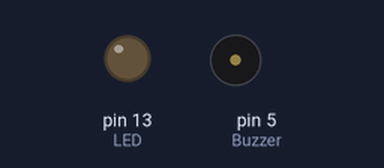
Simulated run of this sketch. Board: Arduino Uno, built with avr-gcc and run on an emulated ATmega328P. Shown: output pins drawn as LEDs (lit = HIGH), buzzer (waves = sounding).

Above: at 1.61 s.
At 5.2 s:
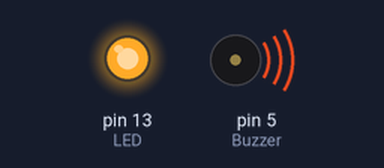
At 13.61 s:
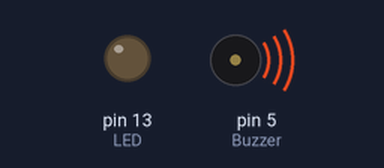
Timing chart, 0 to 14.0 s (numbered marks = the images above):
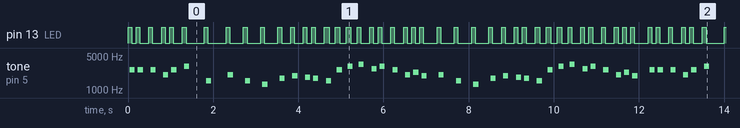

The sketch:

Mario.ino
```cpp
/*
 * Name: Tom Meehan
 * Date: 01/08/2021
 * Purpose: Play the Mario Tune on a Buzzer
 */

// Defines the frequency of every note
#define NOTE_B0  31
#define NOTE_C1  33
#define NOTE_CS1 35
#define NOTE_D1  37
#define NOTE_DS1 39
#define NOTE_E1  41
#define NOTE_F1  44
#define NOTE_FS1 46
#define NOTE_G1  49
#define NOTE_GS1 52
#define NOTE_A1  55
#define NOTE_AS1 58
#define NOTE_B1  62
#define NOTE_C2  65
#define NOTE_CS2 69
#define NOTE_D2  73
#define NOTE_DS2 78
#define NOTE_E2  82
#define NOTE_F2  87
#define NOTE_FS2 93
#define NOTE_G2  98
#define NOTE_GS2 104
#define NOTE_A2  110
#define NOTE_AS2 117
#define NOTE_B2  123
#define NOTE_C3  131
#define NOTE_CS3 139
#define NOTE_D3  147
#define NOTE_DS3 156
#define NOTE_E3  165
#define NOTE_F3  175
#define NOTE_FS3 185
#define NOTE_G3  196
#define NOTE_GS3 208
#define NOTE_A3  220
#define NOTE_AS3 233
#define NOTE_B3  247
#define NOTE_C4  262
#define NOTE_CS4 277
#define NOTE_D4  294
#define NOTE_DS4 311
#define NOTE_E4  330
#define NOTE_F4  349
#define NOTE_FS4 370
#define NOTE_G4  392
#define NOTE_GS4 415
#define NOTE_A4  440
#define NOTE_AS4 466
#define NOTE_B4  494
#define NOTE_C5  523
#define NOTE_CS5 554
#define NOTE_D5  587
#define NOTE_DS5 622
#define NOTE_E5  659
#define NOTE_F5  698
#define NOTE_FS5 740
#define NOTE_G5  784
#define NOTE_GS5 831
#define NOTE_A5  880
#define NOTE_AS5 932
#define NOTE_B5  988
#define NOTE_C6  1047
#define NOTE_CS6 1109
#define NOTE_D6  1175
#define NOTE_DS6 1245
#define NOTE_E6  1319
#define NOTE_F6  1397
#define NOTE_FS6 1480
#define NOTE_G6  1568
#define NOTE_GS6 1661
#define NOTE_A6  1760
#define NOTE_AS6 1865
#define NOTE_B6  1976
#define NOTE_C7  2093
#define NOTE_CS7 2217
#define NOTE_D7  2349
#define NOTE_DS7 2489
#define NOTE_E7  2637
#define NOTE_F7  2794
#define NOTE_FS7 2960
#define NOTE_G7  3136
#define NOTE_GS7 3322
#define NOTE_A7  3520
#define NOTE_AS7 3729
#define NOTE_B7  3951
#define NOTE_C8  4186
#define NOTE_CS8 4435
#define NOTE_D8  4699
#define NOTE_DS8 4978

#define Buzzer 5 // defines the buzzer as pin 5
#define LED 13 // defines the LED as pin 13

//Mario main theme melody
// This contains the notes of the song
int melody[] = {
  NOTE_E7, NOTE_E7, 0, NOTE_E7,
  0, NOTE_C7, NOTE_E7, 0,
  NOTE_G7, 0, 0,  0,
  NOTE_G6, 0, 0, 0,

  NOTE_C7, 0, 0, NOTE_G6,
  0, 0, NOTE_E6, 0,
  0, NOTE_A6, 0, NOTE_B6,
  0, NOTE_AS6, NOTE_A6, 0,

  NOTE_G6, NOTE_E7, NOTE_G7,
  NOTE_A7, 0, NOTE_F7, NOTE_G7,
  0, NOTE_E7, 0, NOTE_C7,
  NOTE_D7, NOTE_B6, 0, 0,

  NOTE_C7, 0, 0, NOTE_G6,
  0, 0, NOTE_E6, 0,
  0, NOTE_A6, 0, NOTE_B6,
  0, NOTE_AS6, NOTE_A6, 0,

  NOTE_G6, NOTE_E7, NOTE_G7,
  NOTE_A7, 0, NOTE_F7, NOTE_G7,
  0, NOTE_E7, 0, NOTE_C7,
  NOTE_D7, NOTE_B6, 0, 0
};
// Mario theme tempo
// This sets the speed of each note
int tempo[] = {
  12, 12, 12, 12,
  12, 12, 12, 12,
  12, 12, 12, 12,
  12, 12, 12, 12,

  12, 12, 12, 12,
  12, 12, 12, 12,
  12, 12, 12, 12,
  12, 12, 12, 12,

  9, 9, 9,
  12, 12, 12, 12,
  12, 12, 12, 12,
  12, 12, 12, 12,

  12, 12, 12, 12,
  12, 12, 12, 12,
  12, 12, 12, 12,
  12, 12, 12, 12,

  9, 9, 9,
  12, 12, 12, 12,
  12, 12, 12, 12,
  12, 12, 12, 12,
};

void setup(void)
{
  pinMode(Buzzer, OUTPUT);//buzzer
  pinMode(LED, OUTPUT);//LED

}
void loop()
{
  //play Mario
  sing(1);
}
int song = 0;

void sing(int s) {
  // iterate over the notes of the melody:
  song = s;

  int size = sizeof(melody) / sizeof(int);
  for (int Note = 0; Note < size; Note++) {

    // to calculate the note duration, take one second
    // divided by the note type.
    //e.g. quarter note = 1000 / 4, eighth note = 1000/8, etc.
    int noteDuration = 1000 / tempo[Note];

    sound(Buzzer, melody[Note], noteDuration);

    // create a delay between each note to make it easier to hear
    // a delay of 30% between each note is used here
    int pause = noteDuration * 1.30;
    delay(pause);

    // stop the tone playing:
    sound(Buzzer, 0, noteDuration);

  }

}

void sound(int Pin, long freq, long length) {
  digitalWrite(LED, HIGH);
  long delayValue = 1000000 / freq / 2; // calculate the delay value between transitions
  // 1 second's worth of microseconds, divided by the frequency, then split in half since
  // there are two phases to each cycle
  long numCycles = freq * length / 1000; // calculate the number of cycles for proper timing
  // multiply frequency, which is really cycles per second, by the number of seconds to
  // get the total number of cycles to produce
  for (long i = 0; i < numCycles; i++) { // for the calculated length of time...
    digitalWrite(Pin, HIGH); // write the buzzer pin high to push out the diaphram
    delayMicroseconds(delayValue); // wait for the calculated delay value
    digitalWrite(Pin, LOW); // write the buzzer pin low to pull back the diaphram
    delayMicroseconds(delayValue); // wait again or the calculated delay value
  }
  digitalWrite(LED, LOW);
}
```

Measured:
- by itself, pin 13 (LED): moves between LOW and HIGH, repeating every 11.9 s
- by itself, tone on pin 5 (Buzzer): plays 2585 Hz for 0.12 s, 2585 Hz for 0.12 s, 2585 Hz for 0.12 s, 2062 Hz for 0.12 s, 2585 Hz for 0.12 s, 3059 Hz for 0.12 s … (436 notes in this stretch)
